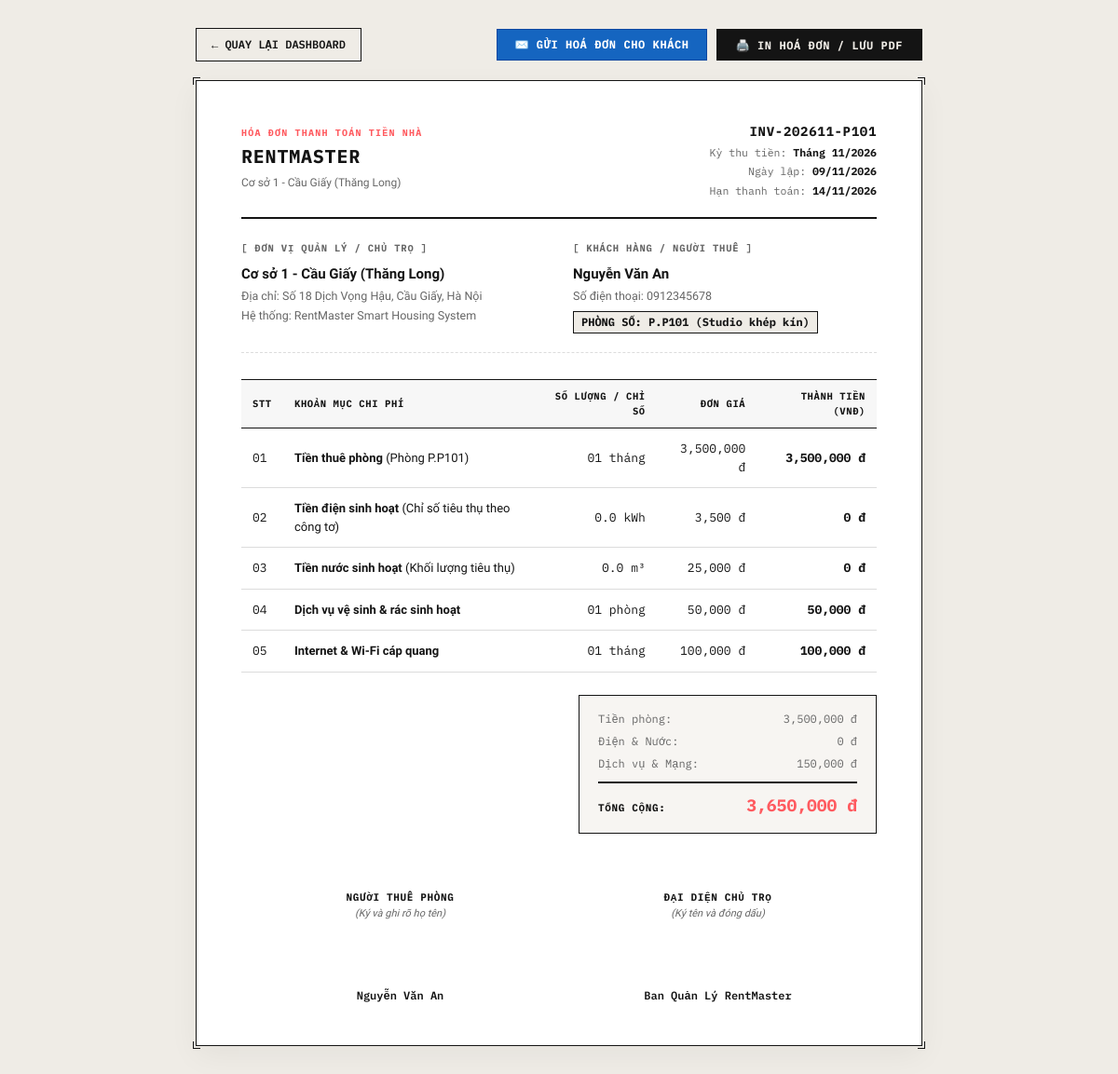
The app's page /admin/invoice/5 (signed in) with its own data.
### tables this page shows
CREATE TABLE Properties (
        id INTEGER PRIMARY KEY AUTOINCREMENT,
        landlord_id INTEGER NOT NULL,
        name TEXT NOT NULL,
        address TEXT NOT NULL,
        created_at TIMESTAMP DEFAULT CURRENT_TIMESTAMP,
        FOREIGN KEY (landlord_id) REFERENCES Users(id) ON DELETE CASCADE
    );

CREATE TABLE Users (
        id INTEGER PRIMARY KEY AUTOINCREMENT,
        username TEXT UNIQUE NOT NULL,
        password_hash TEXT NOT NULL,
        full_name TEXT NOT NULL,
        phone TEXT,
        email TEXT,
        role TEXT NOT NULL CHECK(role IN ('landlord', 'tenant')),
        created_at TIMESTAMP DEFAULT CURRENT_TIMESTAMP
    );

CREATE TABLE Rooms (
        id INTEGER PRIMARY KEY AUTOINCREMENT,
        property_id INTEGER NOT NULL,
        room_number TEXT NOT NULL,
        room_type TEXT DEFAULT 'Phòng đơn',
        base_price REAL NOT NULL,
        status TEXT NOT NULL DEFAULT 'Available',
        created_at TIMESTAMP DEFAULT CURRENT_TIMESTAMP,
        FOREIGN KEY (property_id) REFERENCES Properties(id) ON DELETE CASCADE
    );

CREATE TABLE Contracts (
        id INTEGER PRIMARY KEY AUTOINCREMENT,
        room_id INTEGER NOT NULL,
        tenant_id INTEGER NOT NULL,
        start_date DATE NOT NULL,
        end_date DATE NOT NULL,
        monthly_rent REAL NOT NULL,
        deposit_amount REAL NOT NULL,
        electricity_rate REAL DEFAULT 3500,
        water_rate REAL DEFAULT 25000,
        status TEXT NOT NULL DEFAULT 'Active',
        created_at TIMESTAMP DEFAULT CURRENT_TIMESTAMP,
        FOREIGN KEY (room_id) REFERENCES Rooms(id) ON DELETE CASCADE,
        FOREIGN KEY (tenant_id) REFERENCES Users(id) ON DELETE CASCADE
    );

CREATE TABLE Invoices (
        id INTEGER PRIMARY KEY AUTOINCREMENT,
        contract_id INTEGER NOT NULL,
        invoice_month TEXT NOT NULL,
        room_rent REAL NOT NULL,
        electricity_start REAL DEFAULT 0,
        electricity_end REAL DEFAULT 0,
        electricity_usage REAL DEFAULT 0,
        electricity_rate REAL DEFAULT 3500,
        electricity_cost REAL DEFAULT 0,
        water_start REAL DEFAULT 0,
        water_end REAL DEFAULT 0,
        water_usage REAL DEFAULT 0,
        water_rate REAL DEFAULT 25000,
        water_cost REAL DEFAULT 0,
        service_cost REAL DEFAULT 150000,
        total_amount REAL NOT NULL,
        due_date DATE NOT NULL,
        status TEXT NOT NULL DEFAULT 'Unpaid',
        paid_at TIMESTAMP,
        created_at TIMESTAMP DEFAULT CURRENT_TIMESTAMP, trash_cost REAL DEFAULT 50000, wifi_cost REAL DEFAULT 100000, tenant_id INTEGER, room_id INTEGER, billing_month TEXT,
        FOREIGN KEY (contract_id) REFERENCES Contracts(id) ON DELETE CASCADE
    );

### app.py (the view)
@app.route('/admin/invoice/<int:room_id>')
def admin_view_invoice(room_id):
    if not session.get('user_id') or session.get('role') != 'landlord':
        return redirect('/')
    conn = get_db()
    cur = conn.cursor()
    cur.execute("""
        SELECT
            r.id AS room_id, r.room_number, r.room_type, r.base_price, r.status,
            p.name AS property_name, p.address AS property_address,
            u.id AS tenant_id, u.full_name AS tenant_name, u.phone AS tenant_phone, u.email AS tenant_email,
            c.id AS contract_id, c.start_date, c.end_date, c.monthly_rent, c.deposit_amount,
            c.electricity_rate, c.water_rate
        FROM Rooms r
        LEFT JOIN Properties p ON r.property_id = p.id
        LEFT JOIN Contracts c ON r.id = c.room_id AND c.status = 'Active'
        LEFT JOIN Users u ON c.tenant_id = u.id
        WHERE r.id = ?
    """, (room_id,))
    info = cur.fetchone()
    if not info:
        conn.close()
        return "Không tìm thấy dữ liệu phòng", 404
    cur.execute("""
        SELECT * FROM Invoices
        WHERE contract_id = ?
        ORDER BY id DESC LIMIT 1
    """, (info['contract_id'] or 0,))
    latest_inv = cur.fetchone()
    conn.close()
    rent_val = float(info['monthly_rent'] or info['base_price'] or 0)
    elec_rate = float(info['electricity_rate'] or 3500)
    water_rate = float(info['water_rate'] or 25000)
    elec_usage = latest_inv['electricity_usage'] if latest_inv else 55
    elec_cost = latest_inv['electricity_cost'] if latest_inv else (elec_usage * elec_rate)
    water_usage = latest_inv['water_usage'] if latest_inv else 4
    water_cost = latest_inv['water_cost'] if latest_inv else (water_usage * water_rate)
    trash_fee = 50000
    wifi_fee = 100000
    total_amount = rent_val + elec_cost + water_cost + trash_fee + wifi_fee
    inv_data = {
        'invoice_code': f"INV-{datetime.date.today().strftime('%Y%m')}-{info['room_number']}",
        'created_date': datetime.date.today().strftime('%d/%m/%Y'),
        'billing_month': datetime.date.today().strftime('Tháng %m/%Y'),
        'due_date': (datetime.date.today() + datetime.timedelta(days=5)).strftime('%d/%m/%Y'),
        'room': info,
        'rent_val': rent_val,
        'elec_usage': elec_usage,
        'elec_rate': elec_rate,
        'elec_cost': elec_cost,
        'water_usage': water_usage,
        'water_rate': water_rate,
        'water_cost': water_cost,
        'trash_fee': trash_fee,
        'wifi_fee': wifi_fee,
        'total_amount': total_amount
    }
    return render_template('invoice.html', inv=inv_data)

### app.py (called while the page is built)
@app.after_request
def add_cors_headers(response):
    origin = request.headers.get('Origin')
    if origin:
        response.headers['Access-Control-Allow-Origin'] = origin
        response.headers['Access-Control-Allow-Credentials'] = 'true'
    else:
        response.headers['Access-Control-Allow-Origin'] = '*'
    response.headers['Access-Control-Allow-Headers'] = 'Content-Type,Authorization'
    response.headers['Access-Control-Allow-Methods'] = 'GET,PUT,POST,DELETE,OPTIONS'
    return response

@app.before_request
def handle_preflight():
    if request.method == 'OPTIONS':
        res = jsonify({'status': 'ok'})
        origin = request.headers.get('Origin')
        if origin:
            res.headers['Access-Control-Allow-Origin'] = origin
            res.headers['Access-Control-Allow-Credentials'] = 'true'
        else:
            res.headers['Access-Control-Allow-Origin'] = '*'
        res.headers['Access-Control-Allow-Headers'] = 'Content-Type,Authorization'
        res.headers['Access-Control-Allow-Methods'] = 'GET,PUT,POST,DELETE,OPTIONS'
        return res, 200

def get_db():
    conn = sqlite3.connect(DB_PATH)
    conn.row_factory = sqlite3.Row
    conn.execute("PRAGMA foreign_keys = ON;")
    return conn

### templates/invoice.html (shortened to what this page needs)
<!DOCTYPE html>
<html lang="vi">
<head>
</head>
<body>
  <div class="action-bar">
    <a href="/admin/dashboard" class="btn-back">← Quay Lại Dashboard</a>
    <div style="display: flex; gap: 10px;">
      <button type="button" class="btn-send-invoice" id="btnSendInvoice"
        onclick="sendInvoiceToTenant({{ inv.room.room_id }}, '{{ inv.invoice_code }}', {{ inv.total_amount }}, '{{ inv.billing_month }}')">
        <span>✉️ GỬI HOÁ ĐƠN CHO KHÁCH</span>
      </button>
      <button type="button" class="btn-print" onclick="window.print()">
        <span>🖨️ IN HOÁ ĐƠN / LƯU PDF</span>
      </button>
    </div>
  </div>
  <div class="invoice-sheet corner-brackets">
    <span class="cb cb-tl"></span><span class="cb cb-tr"></span>
    <span class="cb cb-bl"></span><span class="cb cb-br"></span>
    <div class="inv-header">
      <div>
        <span class="inv-brand-badge">HÓA ĐƠN THANH TOÁN TIỀN NHÀ</span>
        <h1 class="inv-brand-title">RENTMASTER</h1>
        <div class="inv-brand-sub">{{ inv.room.property_name or 'Hệ Thống Quản Lý Phòng Trọ Thông Minh' }}</div>
      </div>
      <div class="inv-meta-box">
        <div class="inv-number">{{ inv.invoice_code }}</div>
        <div class="inv-meta-row">Kỳ thu tiền: <strong>{{ inv.billing_month }}</strong></div>
        <div class="inv-meta-row">Ngày lập: <strong>{{ inv.created_date }}</strong></div>
        <div class="inv-meta-row">Hạn thanh toán: <strong>{{ inv.due_date }}</strong></div>
      </div>
    </div>
    <div class="party-grid">
      <div>
        <div class="party-col-title">[ ĐƠN VỊ QUẢN LÝ / CHỦ TRỌ ]</div>
        <div class="party-name">{{ inv.room.property_name or 'Ban Quản Lý Khu Trọ' }}</div>
        <div class="party-info-item">Địa chỉ: {{ inv.room.property_address or 'TP. Biên Hòa, Tỉnh Đồng Nai' }}</div>
        <div class="party-info-item">Hệ thống: RentMaster Smart Housing System</div>
      </div>
      <div>
        <div class="party-col-title">[ KHÁCH HÀNG / NGƯỜI THUÊ ]</div>
        <div class="party-name">{{ inv.room.tenant_name or 'Khách Thuê Phòng' }}</div>
        <div class="party-info-item">Số điện thoại: {{ inv.room.tenant_phone or '—' }}</div>
        <div>
          <span class="room-highlight-badge">PHÒNG SỐ: P.{{ inv.room.room_number }} ({{ inv.room.room_type }})</span>
        </div>
      </div>
    </div>
    <table class="inv-table">
      <thead>
        <tr>
          <th style="width: 45px;">STT</th>
          <th>KHOẢN MỤC CHI PHÍ</th>
          <th class="text-right">SỐ LƯỢNG / CHỈ SỐ</th>
          <th class="text-right">ĐƠN GIÁ</th>
          <th class="text-right">THÀNH TIỀN (VNĐ)</th>
        </tr>
      </thead>
      <tbody>
        <tr>
          <td class="mono">01</td>
          <td><strong>Tiền thuê phòng</strong> (Phòng P.{{ inv.room.room_number }})</td>
          <td class="text-right mono">01 tháng</td>
          <td class="text-right mono">{{ "{:,.0f}".format(inv.rent_val) }} đ</td>
          <td class="text-right mono-bold">{{ "{:,.0f}".format(inv.rent_val) }} đ</td>
        </tr>
        <tr>
          <td class="mono">02</td>
          <td><strong>Tiền điện sinh hoạt</strong> (Chỉ số tiêu thụ theo công tơ)</td>
          <td class="text-right mono">{{ inv.elec_usage }} kWh</td>
          <td class="text-right mono">{{ "{:,.0f}".format(inv.elec_rate) }} đ</td>
          <td class="text-right mono-bold">{{ "{:,.0f}".format(inv.elec_cost) }} đ</td>
        </tr>
        <tr>
          <td class="mono">03</td>
          <td><strong>Tiền nước sinh hoạt</strong> (Khối lượng tiêu thụ)</td>
          <td class="text-right mono">{{ inv.water_usage }} m³</td>
          <td class="text-right mono">{{ "{:,.0f}".format(inv.water_rate) }} đ</td>
          <td class="text-right mono-bold">{{ "{:,.0f}".format(inv.water_cost) }} đ</td>
        </tr>
        <tr>
          <td class="mono">04</td>
          <td><strong>Dịch vụ vệ sinh & rác sinh hoạt</strong></td>
          <td class="text-right mono">01 phòng</td>
          <td class="text-right mono">{{ "{:,.0f}".format(inv.trash_fee) }} đ</td>
          <td class="text-right mono-bold">{{ "{:,.0f}".format(inv.trash_fee) }} đ</td>
        </tr>
        <tr>
          <td class="mono">05</td>
          <td><strong>Internet & Wi-Fi cáp quang</strong></td>
          <td class="text-right mono">01 tháng</td>
          <td class="text-right mono">{{ "{:,.0f}".format(inv.wifi_fee) }} đ</td>
          <td class="text-right mono-bold">{{ "{:,.0f}".format(inv.wifi_fee) }} đ</td>
        </tr>
      </tbody>
    </table>
    <div class="total-box">
      <div class="total-inner">
        <div class="total-row">
          <span>Tiền phòng:</span>
          <span>{{ "{:,.0f}".format(inv.rent_val) }} đ</span>
        </div>
        <div class="total-row">
          <span>Điện & Nước:</span>
          <span>{{ "{:,.0f}".format(inv.elec_cost + inv.water_cost) }} đ</span>
        </div>
        <div class="total-row">
          <span>Dịch vụ & Mạng:</span>
          <span>{{ "{:,.0f}".format(inv.trash_fee + inv.wifi_fee) }} đ</span>
        </div>
        <div class="grand-total-row">
          <span class="grand-total-label">TỔNG CỘNG:</span>
          <span class="grand-total-val">{{ "{:,.0f}".format(inv.total_amount) }} đ</span>
        </div>
      </div>
    </div>
    <div class="inv-signatures">
      <div>
        <div class="sig-col-title">NGƯỜI THUÊ PHÒNG</div>
        <div class="sig-col-sub">(Ký và ghi rõ họ tên)</div>
        <div class="sig-space"></div>
        <div class="sig-name">{{ inv.room.tenant_name or '........................................' }}</div>
      </div>
      <div>
        <div class="sig-col-title">ĐẠI DIỆN CHỦ TRỌ</div>
        <div class="sig-col-sub">(Ký tên và đóng dấu)</div>
        <div class="sig-space"></div>
        <div class="sig-name">Ban Quản Lý RentMaster</div>
      </div>
    </div>
  </div>
</body>
</html>

### records on screen
Properties: room "Cơ sở 1 - Cầu Giấy (Thăng Long)", room "Số 18 Dịch Vọng Hậu, Cầu Giấy, Hà Nội"
Users: room "Nguyễn Văn An", room "0912345678"
Rooms: room.room_number "P101", room.room_type "Studio khép kín"
Contracts: rent_val "3,500,000", elec_rate "3,500", water_rate "25,000"
Invoices: elec_usage "0.0", elec_cost "0", water_usage "0.0", water_cost "0", inv.elec_cost+inv.water_cost "0"

### other values on screen
{{ inv.invoice_code }} "INV-202611-P101"
{{ inv.billing_month }} "Tháng 11/2026"
{{ inv.created_date }} "09/11/2026"
{{ inv.due_date }} "14/11/2026"
{{ "{:,.0f}".format(inv.trash_fee) }} "50,000"
{{ "{:,.0f}".format(inv.wifi_fee) }} "100,000"
{{ "{:,.0f}".format(inv.trash_fee + inv.wifi_fee) }} "150,000"
{{ "{:,.0f}".format(inv.total_amount) }} "3,650,000"
